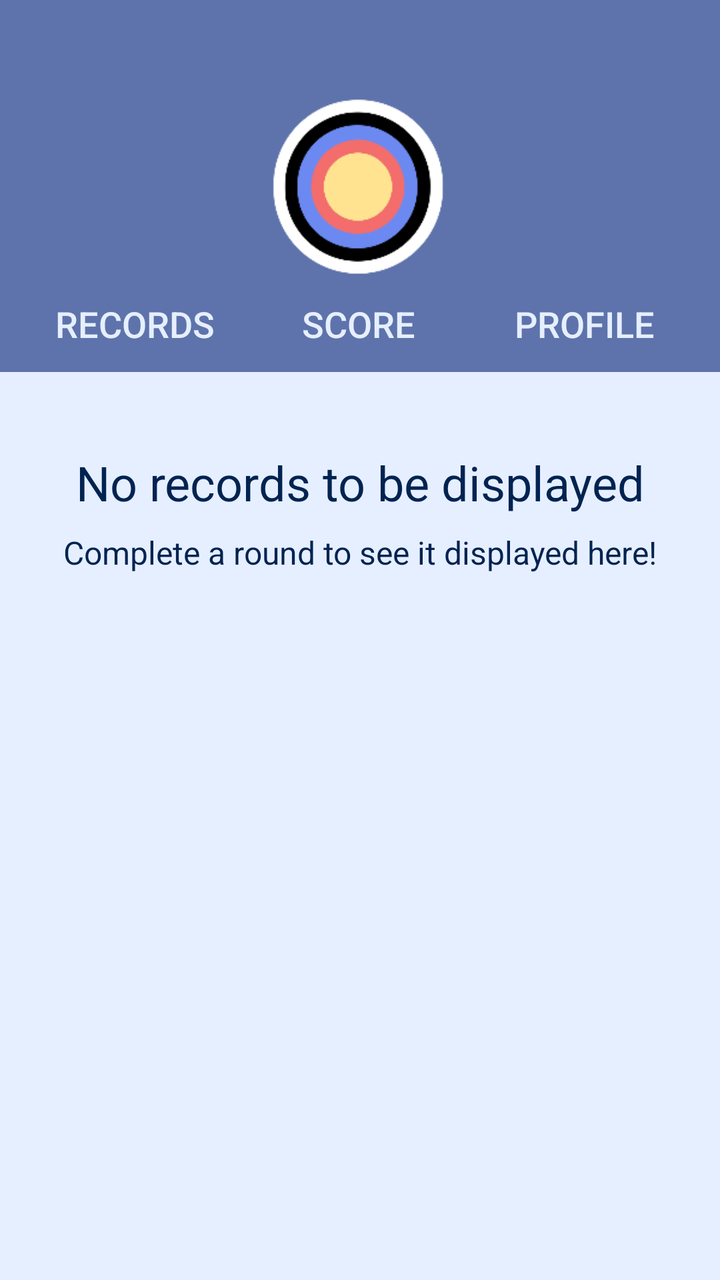
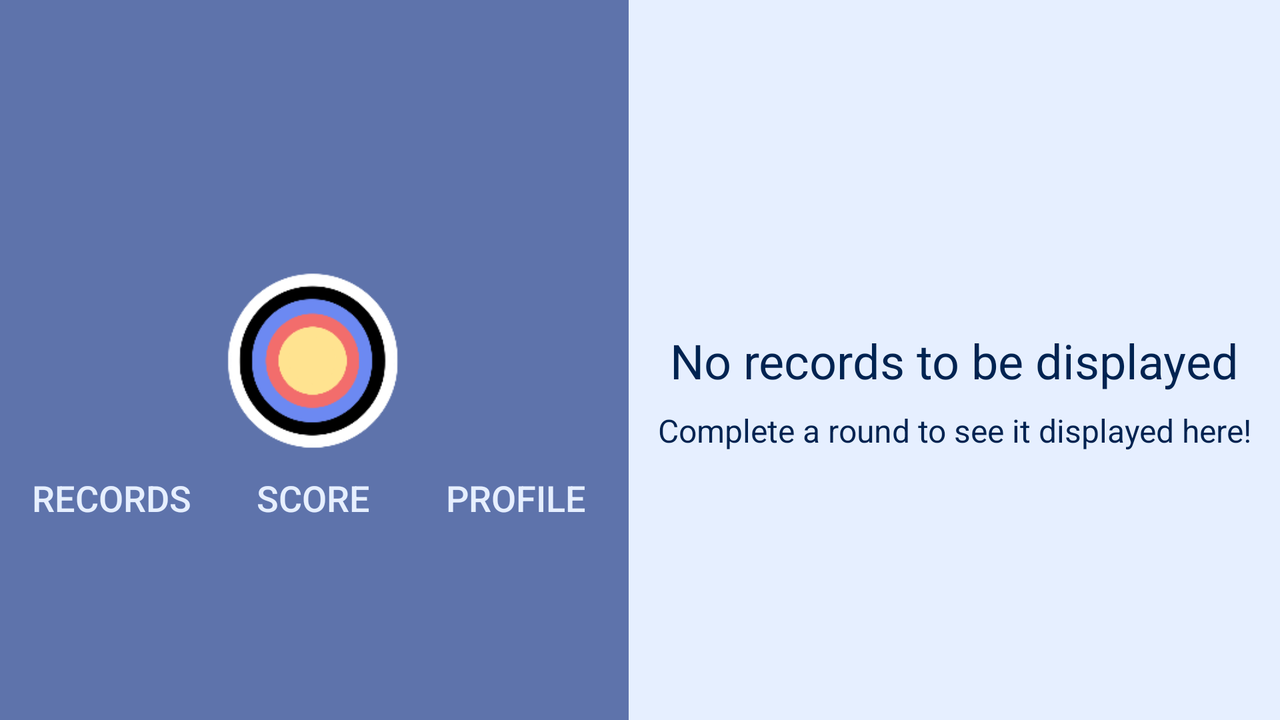

One screen, two layout resources from the same app: the default and the repository's alternative for another configuration. Each is rendered where Android would select it; the XML of both is given below.
<!-- AndroidManifest.xml: application theme Theme.RecordArcheryScoring -->
<!-- res/layout/activity_homepage.xml -->
<?xml version="1.0" encoding="utf-8"?>
<androidx.constraintlayout.widget.ConstraintLayout xmlns:android="http://schemas.android.com/apk/res/android"
    xmlns:app="http://schemas.android.com/apk/res-auto"
    xmlns:tools="http://schemas.android.com/tools"
    android:id="@+id/homepage"
    android:layout_width="match_parent"
    android:layout_height="match_parent"
    android:background="@color/background">

    <include
        android:id="@+id/navbar"
        layout="@layout/activity_navbar"
        android:layout_width="match_parent"
        android:layout_height="wrap_content"
        app:layout_constraintEnd_toEndOf="parent"
        app:layout_constraintStart_toStartOf="parent"
        app:layout_constraintTop_toTopOf="parent" />

    <androidx.recyclerview.widget.RecyclerView
        android:id="@+id/recyclerView"
        android:layout_width="match_parent"
        android:layout_height="wrap_content"
        app:layout_constraintBottom_toBottomOf="parent"
        app:layout_constraintEnd_toEndOf="parent"
        app:layout_constraintStart_toStartOf="parent"
        app:layout_constraintTop_toBottomOf="@+id/navbar" />

    <TextView
        android:id="@+id/noRecordsText"
        android:layout_width="wrap_content"
        android:layout_height="wrap_content"
        android:text="@string/noRecordsHeading"
        android:textSize="24sp"
        app:layout_constraintBottom_toBottomOf="@+id/recyclerView"
        app:layout_constraintEnd_toEndOf="parent"
        app:layout_constraintStart_toStartOf="parent"
        app:layout_constraintTop_toBottomOf="@+id/navbar"
        app:layout_constraintVertical_bias="0.2" />

    <TextView
        android:id="@+id/noRecordsSubtext"
        android:layout_width="wrap_content"
        android:layout_height="wrap_content"
        android:layout_marginTop="8dp"
        android:text="@string/noRecordsSubheading"
        android:textSize="16sp"
        app:layout_constraintEnd_toEndOf="parent"
        app:layout_constraintStart_toStartOf="parent"
        app:layout_constraintTop_toBottomOf="@+id/noRecordsText" />
</androidx.constraintlayout.widget.ConstraintLayout>
<!-- res/layout/activity_navbar.xml (included above) -->
<?xml version="1.0" encoding="utf-8"?>
<androidx.constraintlayout.widget.ConstraintLayout xmlns:android="http://schemas.android.com/apk/res/android"
    xmlns:app="http://schemas.android.com/apk/res-auto"
    xmlns:tools="http://schemas.android.com/tools"
    android:id="@+id/constraintLayout"
    android:layout_width="match_parent"
    android:layout_height="wrap_content"
    android:alpha="1"
    android:background="@color/darker"
    app:cardElevation="12dp"
    app:layout_constraintEnd_toEndOf="parent"
    app:layout_constraintStart_toStartOf="parent"
    app:layout_constraintTop_toTopOf="parent">

    <Button
        android:id="@+id/recordsButton"
        style="@style/Widget.AppCompat.Button.Borderless"
        android:layout_width="wrap_content"
        android:layout_height="wrap_content"
        android:text="@string/records"
        android:textSize="18sp"
        app:layout_constraintEnd_toEndOf="@+id/trophy"
        app:layout_constraintStart_toStartOf="@+id/trophy"
        app:layout_constraintTop_toBottomOf="@+id/trophy" />

    <Button
        android:id="@+id/scoreButton"
        style="@style/Widget.AppCompat.Button.Borderless"
        android:layout_width="wrap_content"
        android:layout_height="wrap_content"
        android:text="@string/score"
        android:textSize="18sp"
        app:layout_constraintEnd_toEndOf="@+id/target"
        app:layout_constraintStart_toStartOf="@+id/target"
        app:layout_constraintTop_toBottomOf="@+id/target" />

    <Button
        android:id="@+id/profileButton"
        style="@style/Widget.AppCompat.Button.Borderless"
        android:layout_width="wrap_content"
        android:layout_height="wrap_content"
        android:text="@string/profile"
        android:textSize="18sp"
        app:layout_constraintEnd_toEndOf="@+id/profile"
        app:layout_constraintStart_toStartOf="@+id/profile"
        app:layout_constraintTop_toBottomOf="@+id/profile" />

    <ImageView
        android:id="@+id/profile"
        android:layout_width="90dp"
        android:layout_height="90dp"
        android:clickable="true"
        app:layout_constraintBottom_toBottomOf="parent"
        app:layout_constraintEnd_toEndOf="parent"
        app:layout_constraintStart_toEndOf="@+id/target"
        app:layout_constraintTop_toTopOf="parent"
        app:srcCompat="@drawable/person_icon"
        app:tint="@color/altWhite" />

    <ImageView
        android:id="@+id/trophy"
        android:layout_width="90dp"
        android:layout_height="90dp"
        android:backgroundTint="#FFFFFF"
        android:clickable="true"
        app:layout_constraintBottom_toBottomOf="parent"
        app:layout_constraintEnd_toStartOf="@+id/target"
        app:layout_constraintStart_toStartOf="parent"
        app:layout_constraintTop_toTopOf="parent"
        app:srcCompat="@drawable/trophy"
        app:tint="@color/altWhite" />

    <ImageView
        android:id="@+id/target"
        android:layout_width="90dp"
        android:layout_height="90dp"
        app:layout_constraintBottom_toBottomOf="parent"
        app:layout_constraintEnd_toEndOf="parent"
        app:layout_constraintHorizontal_bias="0.498"
        app:layout_constraintStart_toStartOf="parent"
        app:layout_constraintTop_toTopOf="parent"
        app:srcCompat="@drawable/target" />
</androidx.constraintlayout.widget.ConstraintLayout>
<!-- resources referenced by this layout -->
<resources>
  <color name="altWhite">#f2f4fa</color>
  <color name="background">#E6EFFF</color>
  <color name="darker">#5E73AB</color>
  <!-- drawable target: png bitmap (drawable, 11701 bytes) -->
  <string name="noRecordsHeading">No records to be displayed</string>
  <string name="noRecordsSubheading">Complete a round to see it displayed here!</string>
  <string name="profile">Profile</string>
  <string name="records">Records</string>
  <string name="score">Score</string>
  <style name="Theme.RecordArcheryScoring" parent="Theme.MaterialComponents.DayNight.DarkActionBar">
          
          <item name="colorPrimary">@color/primary</item>
          <item name="colorPrimaryVariant">@color/darker</item>
          <item name="colorOnPrimary">@color/background</item>
          <item name="android:textColor">@color/altBlack</item>
  
          
          <item name="android:statusBarColor">@color/navy</item>
          
      </style>
  <color name="primary">#94A7E3</color>
  <color name="altBlack">#002351</color>
  <color name="navy">#002A59</color>
</resources>
<!-- res/layout-land/activity_homepage.xml (the repository's variant of the layout above) -->
<!-- drawn on the phone turned sideways -->
<?xml version="1.0" encoding="utf-8"?>
<androidx.constraintlayout.widget.ConstraintLayout xmlns:android="http://schemas.android.com/apk/res/android"
    xmlns:app="http://schemas.android.com/apk/res-auto"
    xmlns:tools="http://schemas.android.com/tools"
    android:id="@+id/homepage"
    android:layout_width="match_parent"
    android:layout_height="match_parent"
    android:background="@color/background">

    <include
        android:id="@+id/navbar"
        layout="@layout/activity_navbar"
        android:layout_width="wrap_content"
        android:layout_height="match_parent"
        app:layout_constraintStart_toStartOf="parent"
        app:layout_constraintTop_toTopOf="parent" />

    <androidx.recyclerview.widget.RecyclerView
        android:id="@+id/recyclerView"
        android:layout_width="wrap_content"
        android:layout_height="match_parent"
        app:layout_constraintEnd_toEndOf="parent"
        app:layout_constraintStart_toEndOf="@+id/navbar"
        app:layout_constraintTop_toTopOf="parent" />

    <TextView
        android:id="@+id/noRecordsText"
        android:layout_width="wrap_content"
        android:layout_height="wrap_content"
        android:text="@string/noRecordsHeading"
        android:textSize="24sp"
        app:layout_constraintBottom_toBottomOf="parent"
        app:layout_constraintEnd_toEndOf="parent"
        app:layout_constraintStart_toEndOf="@+id/navbar"
        app:layout_constraintTop_toTopOf="parent" />

    <TextView
        android:id="@+id/noRecordsSubtext"
        android:layout_width="wrap_content"
        android:layout_height="wrap_content"
        android:layout_marginTop="8dp"
        android:text="@string/noRecordsSubheading"
        android:textSize="16sp"
        app:layout_constraintEnd_toEndOf="parent"
        app:layout_constraintStart_toEndOf="@+id/navbar"
        app:layout_constraintTop_toBottomOf="@+id/noRecordsText" />
</androidx.constraintlayout.widget.ConstraintLayout>
